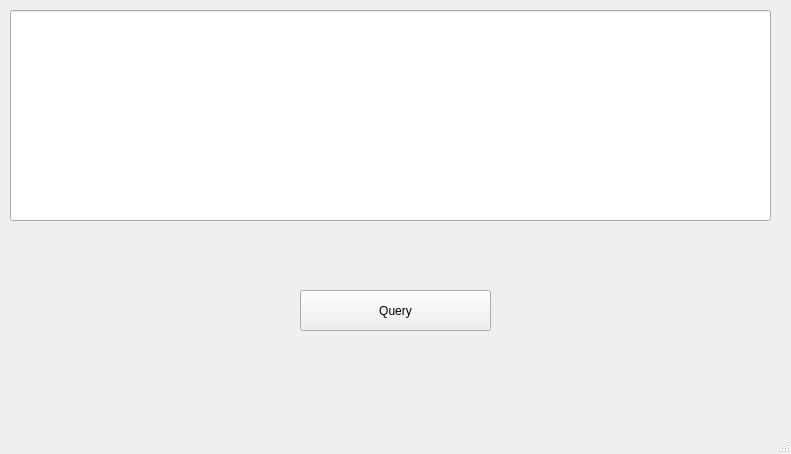
<?xml version="1.0" encoding="UTF-8"?>
<ui version="4.0">
 <class>MainWindow</class>
 <widget class="QMainWindow" name="MainWindow">
  <property name="geometry">
   <rect>
    <x>0</x>
    <y>0</y>
    <width>791</width>
    <height>454</height>
   </rect>
  </property>
  <property name="windowTitle">
   <string>MainWindow</string>
  </property>
  <widget class="QWidget" name="centralwidget">
   <widget class="QLineEdit" name="lineEdit">
    <property name="geometry">
     <rect>
      <x>10</x>
      <y>10</y>
      <width>761</width>
      <height>211</height>
     </rect>
    </property>
   </widget>
   <widget class="QPushButton" name="pushButton">
    <property name="geometry">
     <rect>
      <x>300</x>
      <y>290</y>
      <width>191</width>
      <height>41</height>
     </rect>
    </property>
    <property name="text">
     <string>Query</string>
    </property>
   </widget>
  </widget>
  <widget class="QMenuBar" name="menubar">
   <property name="geometry">
    <rect>
     <x>0</x>
     <y>0</y>
     <width>791</width>
     <height>29</height>
    </rect>
   </property>
  </widget>
  <widget class="QStatusBar" name="statusbar"/>
 </widget>
 <resources/>
 <connections/>
</ui>
